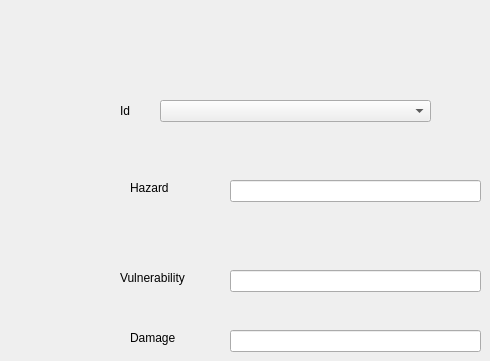
        <widget class="QWidget" name="tab_overview">
         <attribute name="title">
          <string/>
         </attribute>
         <widget class="QLabel" name="label_23">
          <property name="geometry">
           <rect>
            <x>120</x>
            <y>100</y>
            <width>31</width>
            <height>21</height>
           </rect>
          </property>
          <property name="text">
           <string>Id</string>
          </property>
         </widget>
         <widget class="QComboBox" name="comboBox_3">
          <property name="geometry">
           <rect>
            <x>160</x>
            <y>100</y>
            <width>271</width>
            <height>22</height>
           </rect>
          </property>
         </widget>
         <widget class="QLabel" name="label_24">
          <property name="geometry">
           <rect>
            <x>130</x>
            <y>180</y>
            <width>53</width>
            <height>16</height>
           </rect>
          </property>
          <property name="text">
           <string>Hazard</string>
          </property>
         </widget>
         <widget class="QLabel" name="label_25">
          <property name="geometry">
           <rect>
            <x>120</x>
            <y>270</y>
            <width>91</width>
            <height>16</height>
           </rect>
          </property>
          <property name="text">
           <string>Vulnerability</string>
          </property>
         </widget>
         <widget class="QLabel" name="label_26">
          <property name="geometry">
           <rect>
            <x>130</x>
            <y>330</y>
            <width>91</width>
            <height>16</height>
           </rect>
          </property>
          <property name="text">
           <string>Damage</string>
          </property>
         </widget>
         <widget class="QLineEdit" name="overviewHazardValuelineEdit">
          <property name="geometry">
           <rect>
            <x>230</x>
            <y>180</y>
            <width>251</width>
            <height>22</height>
           </rect>
          </property>
         </widget>
         <widget class="QLineEdit" name="oververviewVulnerabilitylineEdit">
          <property name="geometry">
           <rect>
            <x>230</x>
            <y>270</y>
            <width>251</width>
            <height>22</height>
           </rect>
          </property>
         </widget>
         <widget class="QLineEdit" name="loverviewDamage">
          <property name="geometry">
           <rect>
            <x>230</x>
            <y>330</y>
            <width>251</width>
            <height>22</height>
           </rect>
          </property>
         </widget>
        </widget>
